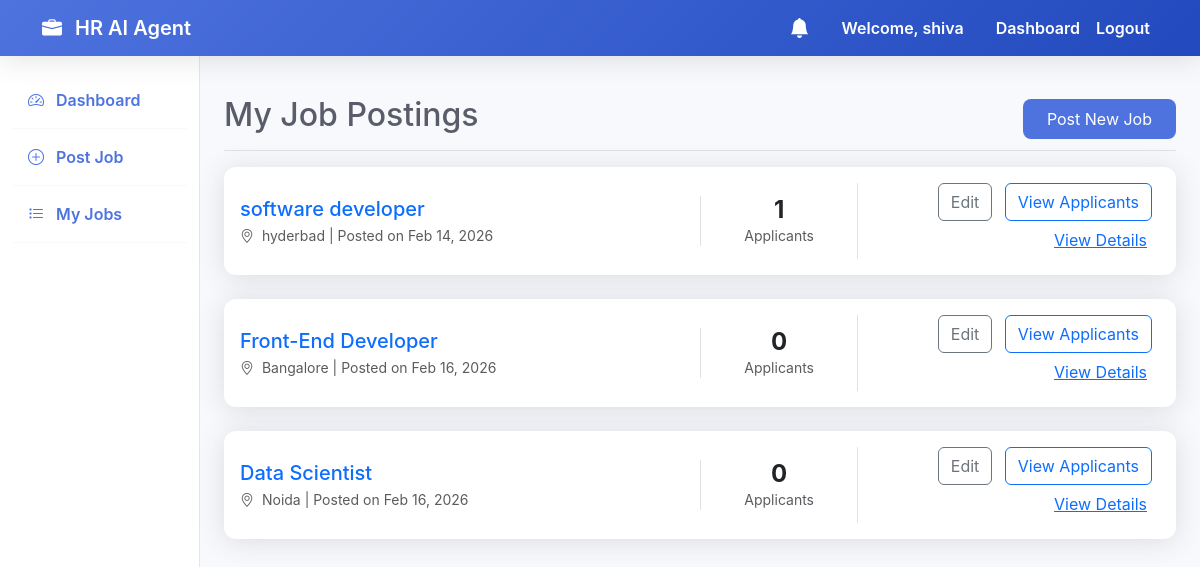
The app's page /jobs/my-jobs/ (signed in) with its own data.
### accounts/models.py (models this page shows, shortened)
class User(AbstractUser):
    ROLE_CHOICES = (
        ('hr', 'HR (Recruiter)'),
        ('candidate', 'Candidate (Student/Job Seeker)'),
    )
    role = models.CharField(max_length=20, choices=ROLE_CHOICES, default='candidate')
    phone = models.CharField(max_length=15, blank=True, null=True)
    organization_name = models.CharField(max_length=255, blank=True, null=True, help_text="Required for HR role")
    profile_picture = models.ImageField(upload_to='profile_pics/', blank=True, null=True)

### jobs/models.py (models this page shows, shortened)
class Job(models.Model):
    hr = models.ForeignKey(settings.AUTH_USER_MODEL, on_delete=models.CASCADE, related_name='posted_jobs')
    title = models.CharField(max_length=255)
    description = models.TextField()
    skills_required = models.TextField(help_text="Comma separated skills")
    experience_required = models.CharField(max_length=100)
    location = models.CharField(max_length=255)
    created_at = models.DateTimeField(auto_now_add=True)

### jobs/views.py (the view)
# urls.py: path('my-jobs/', views.hr_jobs, name='hr_jobs'),
@login_required
def hr_jobs(request):
    if request.user.role != 'hr':
        return redirect('dashboard')
    jobs = request.user.posted_jobs.all()
    return render(request, 'jobs/hr_jobs.html', {'jobs': jobs})

### interviews/context_processors.py (called while the page is built)
def unread_notifications(request):
    if request.user.is_authenticated:
        count = Notification.objects.filter(recipient=request.user, is_read=False).count()
        return {'unread_notifications_count': count}
    return {'unread_notifications_count': 0}

### templates/jobs/hr_jobs.html (shortened to what this page needs)
{% extends 'base.html' %}
{% block content %}
<div class="d-flex justify-content-between flex-wrap flex-md-nowrap align-items-center pt-3 pb-2 mb-3 border-bottom">
    <h1 class="h2">My Job Postings</h1>
    <a href="{% url 'post_job' %}" class="btn btn-primary">Post New Job</a>
</div>
<div class="row row-cols-1 g-4">
    {% for job in jobs %}
    <div class="col">
        <div class="card p-3">
            <div class="row align-items-center">
                <div class="col-md-6">
                    <h5 class="mb-1 text-primary">{{ job.title }}</h5>
                    <p class="text-muted mb-0 small">
                        <i class="bi bi-geo-alt me-1"></i>
                        {{ job.location }} | Posted on {{ job.created_at|date:"M d, Y" }}
                    </p>
                </div>
                <div class="col-md-2 text-center border-start">
                    <div class="h4 mb-0 fw-bold">{{ job.applications.count }}</div>
                    <div class="small text-muted">Applicants</div>
                </div>
                <div class="col-md-4 text-end border-start">
                    <a href="{% url 'edit_job' job.id %}" class="btn btn-outline-secondary me-2">Edit</a>
                    <a href="{% url 'view_applicants' job.id %}" class="btn btn-outline-primary me-2">View
                        Applicants</a>
                    <a href="{% url 'job_detail' job.id %}" class="btn btn-link">View Details</a>
                </div>
            </div>
        </div>
    </div>
    {% empty %}
    <div class="col-12 text-center py-5">
        <p class="lead">You haven't posted any jobs yet.</p>
        <a href="{% url 'post_job' %}" class="btn btn-primary">Post Your First Job</a>
    </div>
    {% endfor %}
</div>
{% endblock %}

### templates/base.html (shortened to what this page needs)
<!DOCTYPE html>
<html lang="en">
<head>
    <link href="https://cdn.jsdelivr.net/npm/bootstrap@5.3.0/dist/css/bootstrap.min.css" rel="stylesheet">
    <link rel="stylesheet" href="https://cdn.jsdelivr.net/npm/bootstrap-icons@1.10.5/font/bootstrap-icons.css">
</head>
<body>
    <nav class="navbar navbar-expand-lg sticky-top">
        <div class="container">
            <a class="navbar-brand" href="{% url 'home' %}">
                <i class="bi bi-briefcase-fill me-2"></i> HR AI Agent
            </a>
            <div class="collapse navbar-collapse" id="navbarNav">
                <ul class="navbar-nav ms-auto">
                    {% if user.is_authenticated %}
                    <li class="nav-item me-3 d-flex align-items-center">
                        <a href="{% url 'dashboard' %}" class="nav-link position-relative py-0">
                            <i class="bi bi-bell-fill fs-5"></i>
                        </a>
                    </li>
                    <li class="nav-link text-white me-3">Welcome, {{ user.username }}</li>
                    <li class="nav-item">
                        <a class="nav-link" href="{% url 'dashboard' %}">Dashboard</a>
                    </li>
                    <li class="nav-item">
                        <form action="{% url 'logout' %}" method="post" class="d-inline">
                            <button type="submit" class="nav-link btn btn-link"
                                style="text-decoration: none;">Logout</button>
                        </form>
                    </li>
                    {% endif %}
                </ul>
            </div>
        </div>
    </nav>
    <div class="container-fluid">
        <div class="row">
            {% if user.is_authenticated %}
            <nav class="col-md-3 col-lg-2 d-md-block sidebar collapse">
                <div class="position-sticky pt-3">
                    <ul class="nav flex-column">
                        <li class="nav-item">
                            <a class="nav-link active" href="{% url 'dashboard' %}">
                                <i class="bi bi-speedometer2 me-2"></i> Dashboard
                            </a>
                        </li>
                        {% if user.role == 'hr' %}
                        <li class="nav-item">
                            <a class="nav-link" href="{% url 'post_job' %}">
                                <i class="bi bi-plus-circle me-2"></i> Post Job
                            </a>
                        </li>
                        <li class="nav-item">
                            <a class="nav-link" href="{% url 'hr_jobs' %}">
                                <i class="bi bi-list-task me-2"></i> My Jobs
                            </a>
                        </li>
                        {% endif %}
                    </ul>
                </div>
            </nav>
            <main class="col-md-9 ms-sm-auto col-lg-10 px-md-4 py-4">
                {% block content %}{% endblock %}
            </main>
            {% endif %}
        </div>
    </div>
</body>
</html>

### templates/base.html (style rules this page uses)
:root { --primary-color: #4e73df; --secondary-color: #858796; --success-color: #1cc88a; --info-color: #36b9cc; --warning-color: #f6c23e; --danger-color: #e74a3b; --dark-bg: #f8f9fc; }
body { font-family: 'Inter', -apple-system, BlinkMacSystemFont, "Segoe UI", Roboto, "Helvetica Neue", Arial, sans-serif; background-color: var(--dark-bg); color: #5a5c69; }
.navbar { background: linear-gradient(135deg, #4e73df 0%, #224abe 100%); box-shadow: 0 0.15rem 1.75rem 0 rgba(58, 59, 69, 0.15); }
.navbar-brand, .nav-link { color: white !important; font-weight: 600; }
.card { border: none; border-radius: 0.75rem; box-shadow: 0 0.15rem 1.75rem 0 rgba(58, 59, 69, 0.15); transition: transform 0.2s; }
.btn-primary { background-color: var(--primary-color); border: none; border-radius: 0.5rem; padding: 0.5rem 1.5rem; }
.sidebar { min-height: 100vh; background: white; border-right: 1px solid #e3e6f0; }
.sidebar .nav-link { color: #4e73df !important; padding: 1rem; border-bottom: 1px solid #f8f9fc; }

### records on screen
User: username "shiva"
Job: title "software developer", location "hyderbad", created_at "Feb 14, 2026", applications.count "1"
Job: title "Front-End Developer", location "Bangalore", created_at "Feb 16, 2026", applications.count "0"
Job: title "Data Scientist", location "Noida", created_at "Feb 16, 2026", applications.count "0"
